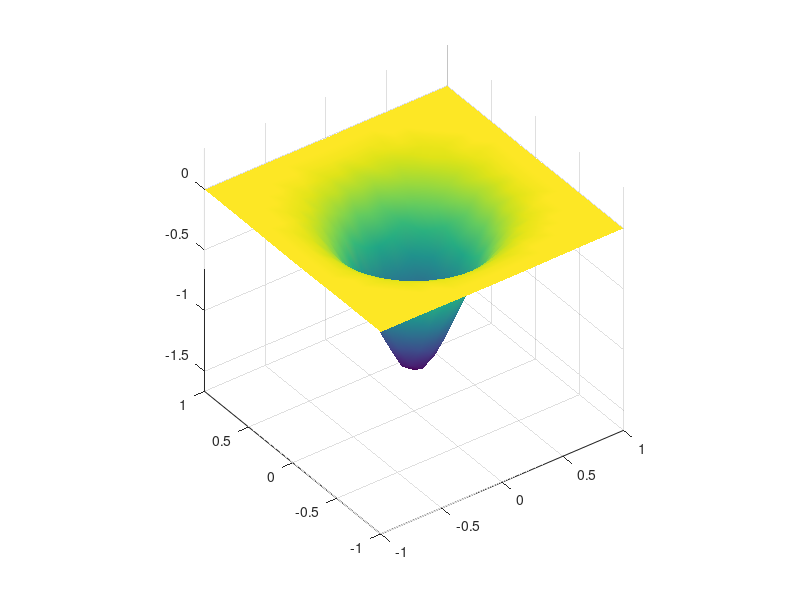

MATLAB code for this plot:
x0 = 0; y0 = 0;
sigma = 0.3;
sigma_x = sigma;
sigma_y = sigma;
x_limit_pos = 1;
y_limit_pos = 1;
x_limit_neg = -1;
y_limit_neg = -1;
A = - 1/(sigma * sqrt(2 * pi));
 
# for theta = 0:pi/10:pi
    theta = pi/5;
    a = cos(theta)^2/2/sigma_x^2 + sin(theta)^2/2/sigma_y^2;
    b = -sin(2*theta)/4/sigma_x^2 + sin(2*theta)/4/sigma_y^2 ;
    c = sin(theta)^2/2/sigma_x^2 + cos(theta)^2/2/sigma_y^2;
 
    [X, Y] = meshgrid(x_limit_neg:.1:x_limit_pos, y_limit_neg:.1:y_limit_pos);
    Z = A*exp( - (a*(X-x0).^2 + 2*b*(X-x0).*(Y-y0) + c*(Y-y0).^2)) ;
    surf(X,Y,Z);shading interp;view(-36,36);axis equal;drawnow
#end